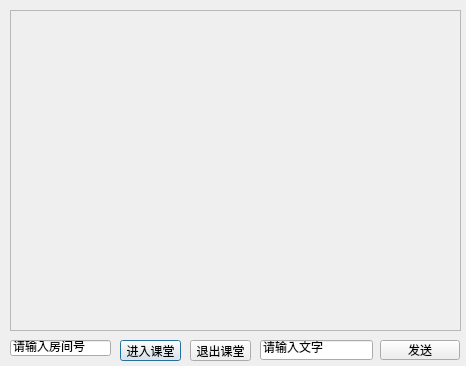
<?xml version="1.0" encoding="UTF-8"?>
<ui version="4.0">
 <class>Dialog</class>
 <widget class="QDialog" name="Dialog">
  <property name="geometry">
   <rect>
    <x>0</x>
    <y>0</y>
    <width>466</width>
    <height>366</height>
   </rect>
  </property>
  <property name="windowTitle">
   <string>学生端直播画面</string>
  </property>
  <property name="windowIcon">
   <iconset>
    <normaloff>Guess who I am.gif</normaloff>Guess who I am.gif</iconset>
  </property>
  <widget class="QPushButton" name="pushButton">
   <property name="geometry">
    <rect>
     <x>120</x>
     <y>340</y>
     <width>61</width>
     <height>21</height>
    </rect>
   </property>
   <property name="text">
    <string>进入课堂</string>
   </property>
  </widget>
  <widget class="QPushButton" name="pushButton_2">
   <property name="geometry">
    <rect>
     <x>190</x>
     <y>340</y>
     <width>61</width>
     <height>21</height>
    </rect>
   </property>
   <property name="text">
    <string>退出课堂</string>
   </property>
  </widget>
  <widget class="QLineEdit" name="lineEdit">
   <property name="geometry">
    <rect>
     <x>10</x>
     <y>340</y>
     <width>101</width>
     <height>16</height>
    </rect>
   </property>
   <property name="text">
    <string>请输入房间号</string>
   </property>
  </widget>
  <widget class="QLineEdit" name="lineEdit_2">
   <property name="geometry">
    <rect>
     <x>260</x>
     <y>340</y>
     <width>113</width>
     <height>20</height>
    </rect>
   </property>
   <property name="text">
    <string>请输入文字</string>
   </property>
  </widget>
  <widget class="QPushButton" name="pushButton_3">
   <property name="geometry">
    <rect>
     <x>380</x>
     <y>340</y>
     <width>80</width>
     <height>20</height>
    </rect>
   </property>
   <property name="text">
    <string>发送</string>
   </property>
  </widget>
  <widget class="QFrame" name="frame">
   <property name="geometry">
    <rect>
     <x>10</x>
     <y>10</y>
     <width>451</width>
     <height>321</height>
    </rect>
   </property>
   <property name="frameShape">
    <enum>QFrame::StyledPanel</enum>
   </property>
   <property name="frameShadow">
    <enum>QFrame::Raised</enum>
   </property>
  </widget>
 </widget>
 <resources/>
 <connections/>
</ui>
